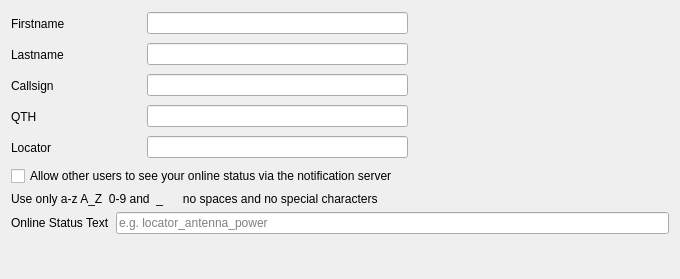
<?xml version="1.0" encoding="UTF-8"?>
<ui version="4.0">
 <class>operatorConfig</class>
 <widget class="QWidget" name="operatorConfig">
  <property name="geometry">
   <rect>
    <x>0</x>
    <y>0</y>
    <width>680</width>
    <height>279</height>
   </rect>
  </property>
  <property name="windowTitle">
   <string>Form</string>
  </property>
  <layout class="QVBoxLayout" name="verticalLayout">
   <item>
    <layout class="QHBoxLayout" name="_4">
     <item>
      <widget class="QLabel" name="firstnameLabel">
       <property name="sizePolicy">
        <sizepolicy hsizetype="Fixed" vsizetype="Fixed">
         <horstretch>0</horstretch>
         <verstretch>0</verstretch>
        </sizepolicy>
       </property>
       <property name="minimumSize">
        <size>
         <width>130</width>
         <height>25</height>
        </size>
       </property>
       <property name="text">
        <string>Firstname</string>
       </property>
       <property name="wordWrap">
        <bool>false</bool>
       </property>
      </widget>
     </item>
     <item>
      <widget class="QLineEdit" name="firstnameLineEdit">
       <property name="alignment">
        <set>Qt::AlignRight</set>
       </property>
      </widget>
     </item>
     <item>
      <spacer>
       <property name="orientation">
        <enum>Qt::Horizontal</enum>
       </property>
       <property name="sizeType">
        <enum>QSizePolicy::Expanding</enum>
       </property>
       <property name="sizeHint" stdset="0">
        <size>
         <width>120</width>
         <height>20</height>
        </size>
       </property>
      </spacer>
     </item>
    </layout>
   </item>
   <item>
    <layout class="QHBoxLayout" name="_3">
     <item>
      <widget class="QLabel" name="lastnameLabel">
       <property name="sizePolicy">
        <sizepolicy hsizetype="Fixed" vsizetype="Fixed">
         <horstretch>0</horstretch>
         <verstretch>0</verstretch>
        </sizepolicy>
       </property>
       <property name="minimumSize">
        <size>
         <width>130</width>
         <height>25</height>
        </size>
       </property>
       <property name="text">
        <string>Lastname</string>
       </property>
       <property name="wordWrap">
        <bool>false</bool>
       </property>
      </widget>
     </item>
     <item>
      <widget class="QLineEdit" name="lastnameLineEdit">
       <property name="alignment">
        <set>Qt::AlignRight</set>
       </property>
      </widget>
     </item>
     <item>
      <spacer>
       <property name="orientation">
        <enum>Qt::Horizontal</enum>
       </property>
       <property name="sizeType">
        <enum>QSizePolicy::Expanding</enum>
       </property>
       <property name="sizeHint" stdset="0">
        <size>
         <width>120</width>
         <height>20</height>
        </size>
       </property>
      </spacer>
     </item>
    </layout>
   </item>
   <item>
    <layout class="QHBoxLayout" name="_5">
     <item>
      <widget class="QLabel" name="callsignLabel">
       <property name="sizePolicy">
        <sizepolicy hsizetype="Fixed" vsizetype="Fixed">
         <horstretch>0</horstretch>
         <verstretch>0</verstretch>
        </sizepolicy>
       </property>
       <property name="minimumSize">
        <size>
         <width>130</width>
         <height>25</height>
        </size>
       </property>
       <property name="text">
        <string>Callsign</string>
       </property>
       <property name="wordWrap">
        <bool>false</bool>
       </property>
      </widget>
     </item>
     <item>
      <widget class="QLineEdit" name="callsignLineEdit">
       <property name="alignment">
        <set>Qt::AlignRight</set>
       </property>
      </widget>
     </item>
     <item>
      <spacer>
       <property name="orientation">
        <enum>Qt::Horizontal</enum>
       </property>
       <property name="sizeType">
        <enum>QSizePolicy::Expanding</enum>
       </property>
       <property name="sizeHint" stdset="0">
        <size>
         <width>120</width>
         <height>20</height>
        </size>
       </property>
      </spacer>
     </item>
    </layout>
   </item>
   <item>
    <layout class="QHBoxLayout" name="_2">
     <item>
      <widget class="QLabel" name="qthLabel">
       <property name="sizePolicy">
        <sizepolicy hsizetype="Fixed" vsizetype="Fixed">
         <horstretch>0</horstretch>
         <verstretch>0</verstretch>
        </sizepolicy>
       </property>
       <property name="minimumSize">
        <size>
         <width>130</width>
         <height>25</height>
        </size>
       </property>
       <property name="text">
        <string>QTH</string>
       </property>
       <property name="wordWrap">
        <bool>false</bool>
       </property>
      </widget>
     </item>
     <item>
      <widget class="QLineEdit" name="qthLineEdit">
       <property name="alignment">
        <set>Qt::AlignRight</set>
       </property>
      </widget>
     </item>
     <item>
      <spacer>
       <property name="orientation">
        <enum>Qt::Horizontal</enum>
       </property>
       <property name="sizeType">
        <enum>QSizePolicy::Expanding</enum>
       </property>
       <property name="sizeHint" stdset="0">
        <size>
         <width>120</width>
         <height>20</height>
        </size>
       </property>
      </spacer>
     </item>
    </layout>
   </item>
   <item>
    <layout class="QHBoxLayout">
     <item>
      <widget class="QLabel" name="locatorLabel">
       <property name="sizePolicy">
        <sizepolicy hsizetype="Fixed" vsizetype="Fixed">
         <horstretch>0</horstretch>
         <verstretch>0</verstretch>
        </sizepolicy>
       </property>
       <property name="minimumSize">
        <size>
         <width>130</width>
         <height>25</height>
        </size>
       </property>
       <property name="text">
        <string>Locator</string>
       </property>
       <property name="wordWrap">
        <bool>false</bool>
       </property>
      </widget>
     </item>
     <item>
      <widget class="QLineEdit" name="locatorLineEdit">
       <property name="alignment">
        <set>Qt::AlignRight</set>
       </property>
      </widget>
     </item>
     <item>
      <spacer>
       <property name="orientation">
        <enum>Qt::Horizontal</enum>
       </property>
       <property name="sizeType">
        <enum>QSizePolicy::Expanding</enum>
       </property>
       <property name="sizeHint" stdset="0">
        <size>
         <width>120</width>
         <height>20</height>
        </size>
       </property>
      </spacer>
     </item>
    </layout>
   </item>
   <item>
    <widget class="QCheckBox" name="onlineStatusCheckbox">
     <property name="text">
      <string>Allow other users to see your online status via the notification server</string>
     </property>
    </widget>
   </item>
   <item>
    <widget class="QLabel" name="label">
     <property name="text">
      <string>Use only a-z A_Z  0-9 and  _      no spaces and no special characters</string>
     </property>
    </widget>
   </item>
   <item>
    <layout class="QHBoxLayout" name="horizontalLayout">
     <item>
      <widget class="QLabel" name="onlineStatusLabel">
       <property name="text">
        <string>Online Status Text</string>
       </property>
      </widget>
     </item>
     <item>
      <widget class="QLineEdit" name="onlineStatusText">
       <property name="maxLength">
        <number>120</number>
       </property>
       <property name="placeholderText">
        <string>e.g. locator_antenna_power</string>
       </property>
      </widget>
     </item>
    </layout>
   </item>
   <item>
    <spacer name="spacer">
     <property name="orientation">
      <enum>Qt::Vertical</enum>
     </property>
     <property name="sizeType">
      <enum>QSizePolicy::Expanding</enum>
     </property>
     <property name="sizeHint" stdset="0">
      <size>
       <width>21</width>
       <height>30</height>
      </size>
     </property>
    </spacer>
   </item>
  </layout>
 </widget>
 <resources/>
 <connections/>
</ui>
